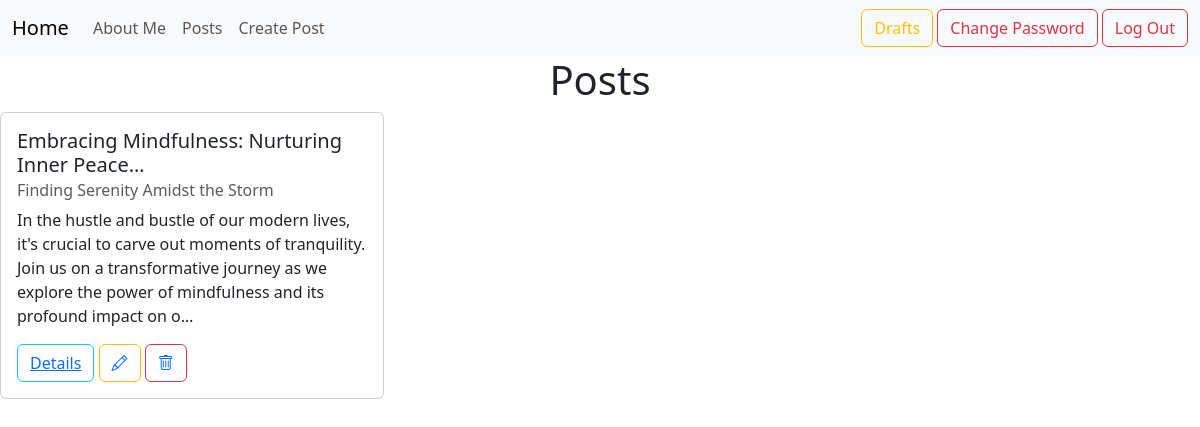
The page /posts/ (signed in) on the database its author committed.
### posts/models.py (models this page shows, shortened)
class Post(models.Model):
    title = models.CharField(max_length=128)
    subtitle = models.CharField(max_length=256)
    body = models.TextField()
    author = models.ForeignKey(
        get_user_model(),
        on_delete=models.CASCADE
    )
    created_on = models.DateTimeField(auto_now_add=True)
    status = models.ForeignKey(
        Status,
        on_delete=models.CASCADE,
        blank=True, null=True
    )

### posts/views.py (the view)
# urls.py: path("", views.PostListView.as_view(), name="list"),
class PostListView(ListView):
    template_name = "posts/list.html"
    model = Post
    def get_context_data(self, **kwargs):
        context = super().get_context_data(**kwargs)
        published_status = Status.objects.get(name="published")
        context["post_list"] = Post.objects.filter(
            status=published_status
        ).order_by("created_on").reverse()
        return context

### templates/posts/list.html (shortened to what this page needs)
{% extends 'base.html' %}
{% block content %}
    <div class="d-flex justify-content-center">
        <h1>Posts</h1>
    </div>
    <div class="row row-cols-1 row-cols-md-3 g-4">
        {% for post in post_list %}
        <div class="col">
            <div class="card">
                <div class="card-body">
                    <h5 class="card-title">{{ post.title|truncatechars:45 }}</h5>
                    <h6 class="card-subtitle mb-2 text-muted">{{ post.subtitle }}</h6>
                    <p class="card-text">{{ post.body|truncatechars:200}}</p>
                    <button type="button" class="btn btn-outline-info">
                        <a href="{% url 'detail' post.id %}" class="card-link">Details</a>
                    </button>
                    {% if user.is_authenticated %}
                        {% if post.author.username == user.username %}
                            <button type="button" class="btn btn-outline-warning">
                                <a href="{% url 'edit' post.id %}"><i class="bi bi-pencil"></i></a>
                            </button>
                            <button type="button" class="btn btn-outline-danger">
                                <a href="{% url 'delete' post.id %}"><i class="bi bi-trash"></i></a>
                            </button>
                        {% endif %}
                    {% endif %}
                </div>
            </div>
        </div>
    {% endfor %}
    </div>
{% endblock content %}

### rows shown on the page
Post: title "Embracing Mindfulness: Nurturing Inner Peace…", subtitle "Finding Serenity Amidst the Storm", body "In the hustle and bustle of our modern lives, it's crucial to carve out moments of tranquility. Join us on a transformative journey as we explore the power of mindfulness and its profound impact on o…"
